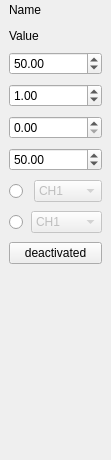
<?xml version="1.0" encoding="UTF-8"?>
<ui version="4.0">
 <class>SingleChannel</class>
 <widget class="QWidget" name="SingleChannel">
  <property name="geometry">
   <rect>
    <x>0</x>
    <y>0</y>
    <width>111</width>
    <height>460</height>
   </rect>
  </property>
  <property name="sizePolicy">
   <sizepolicy hsizetype="Preferred" vsizetype="Preferred">
    <horstretch>0</horstretch>
    <verstretch>0</verstretch>
   </sizepolicy>
  </property>
  <property name="windowTitle">
   <string>Form</string>
  </property>
  <layout class="QVBoxLayout" name="verticalLayout">
   <property name="spacing">
    <number>9</number>
   </property>
   <property name="sizeConstraint">
    <enum>QLayout::SetMinimumSize</enum>
   </property>
   <property name="leftMargin">
    <number>9</number>
   </property>
   <property name="topMargin">
    <number>0</number>
   </property>
   <property name="rightMargin">
    <number>9</number>
   </property>
   <property name="bottomMargin">
    <number>0</number>
   </property>
   <item>
    <widget class="QLabel" name="lbl_title">
     <property name="sizePolicy">
      <sizepolicy hsizetype="Minimum" vsizetype="Fixed">
       <horstretch>0</horstretch>
       <verstretch>0</verstretch>
      </sizepolicy>
     </property>
     <property name="minimumSize">
      <size>
       <width>0</width>
       <height>20</height>
      </size>
     </property>
     <property name="text">
      <string>Name</string>
     </property>
    </widget>
   </item>
   <item>
    <widget class="QLabel" name="lbl_output_value">
     <property name="text">
      <string>Value</string>
     </property>
    </widget>
   </item>
   <item>
    <widget class="QDoubleSpinBox" name="doubleSpinBox_amp">
     <property name="sizePolicy">
      <sizepolicy hsizetype="Minimum" vsizetype="Fixed">
       <horstretch>0</horstretch>
       <verstretch>0</verstretch>
      </sizepolicy>
     </property>
     <property name="minimumSize">
      <size>
       <width>0</width>
       <height>0</height>
      </size>
     </property>
     <property name="maximum">
      <double>500.000000000000000</double>
     </property>
     <property name="value">
      <double>50.000000000000000</double>
     </property>
    </widget>
   </item>
   <item>
    <widget class="QDoubleSpinBox" name="doubleSpinBox_freq">
     <property name="sizePolicy">
      <sizepolicy hsizetype="Minimum" vsizetype="Fixed">
       <horstretch>0</horstretch>
       <verstretch>0</verstretch>
      </sizepolicy>
     </property>
     <property name="minimumSize">
      <size>
       <width>0</width>
       <height>0</height>
      </size>
     </property>
     <property name="toolTip">
      <string>Frequency</string>
     </property>
     <property name="maximum">
      <double>500.000000000000000</double>
     </property>
     <property name="value">
      <double>1.000000000000000</double>
     </property>
    </widget>
   </item>
   <item>
    <widget class="QDoubleSpinBox" name="doubleSpinBox_phase">
     <property name="sizePolicy">
      <sizepolicy hsizetype="Minimum" vsizetype="Fixed">
       <horstretch>0</horstretch>
       <verstretch>0</verstretch>
      </sizepolicy>
     </property>
     <property name="minimumSize">
      <size>
       <width>0</width>
       <height>0</height>
      </size>
     </property>
     <property name="toolTip">
      <string>Phase</string>
     </property>
     <property name="maximum">
      <double>500.000000000000000</double>
     </property>
    </widget>
   </item>
   <item>
    <widget class="QDoubleSpinBox" name="doubleSpinBox_offset">
     <property name="sizePolicy">
      <sizepolicy hsizetype="Minimum" vsizetype="Fixed">
       <horstretch>0</horstretch>
       <verstretch>0</verstretch>
      </sizepolicy>
     </property>
     <property name="minimumSize">
      <size>
       <width>0</width>
       <height>0</height>
      </size>
     </property>
     <property name="toolTip">
      <string>Offset</string>
     </property>
     <property name="frame">
      <bool>true</bool>
     </property>
     <property name="maximum">
      <double>500.000000000000000</double>
     </property>
     <property name="stepType">
      <enum>QAbstractSpinBox::DefaultStepType</enum>
     </property>
     <property name="value">
      <double>50.000000000000000</double>
     </property>
    </widget>
   </item>
   <item>
    <layout class="QHBoxLayout" name="horizontalLayout">
     <property name="sizeConstraint">
      <enum>QLayout::SetMinimumSize</enum>
     </property>
     <item>
      <widget class="QRadioButton" name="radioButton">
       <property name="enabled">
        <bool>true</bool>
       </property>
       <property name="sizePolicy">
        <sizepolicy hsizetype="Fixed" vsizetype="Fixed">
         <horstretch>0</horstretch>
         <verstretch>0</verstretch>
        </sizepolicy>
       </property>
       <property name="minimumSize">
        <size>
         <width>16</width>
         <height>16</height>
        </size>
       </property>
       <property name="text">
        <string/>
       </property>
       <property name="autoExclusive">
        <bool>false</bool>
       </property>
      </widget>
     </item>
     <item>
      <widget class="QComboBox" name="comboBox_synchron">
       <property name="enabled">
        <bool>false</bool>
       </property>
       <property name="toolTip">
        <string>Channel synchron to...</string>
       </property>
       <item>
        <property name="text">
         <string>CH1</string>
        </property>
       </item>
      </widget>
     </item>
    </layout>
   </item>
   <item>
    <layout class="QHBoxLayout" name="horizontalLayout_2">
     <property name="spacing">
      <number>6</number>
     </property>
     <property name="sizeConstraint">
      <enum>QLayout::SetMinimumSize</enum>
     </property>
     <item>
      <widget class="QRadioButton" name="radioButton_2">
       <property name="enabled">
        <bool>true</bool>
       </property>
       <property name="sizePolicy">
        <sizepolicy hsizetype="Fixed" vsizetype="Fixed">
         <horstretch>0</horstretch>
         <verstretch>0</verstretch>
        </sizepolicy>
       </property>
       <property name="minimumSize">
        <size>
         <width>16</width>
         <height>16</height>
        </size>
       </property>
       <property name="text">
        <string/>
       </property>
       <property name="autoExclusive">
        <bool>false</bool>
       </property>
      </widget>
     </item>
     <item>
      <widget class="QComboBox" name="comboBox_antagonist">
       <property name="enabled">
        <bool>false</bool>
       </property>
       <property name="toolTip">
        <string>Channel antagonistic to...</string>
       </property>
       <item>
        <property name="text">
         <string>CH1</string>
        </property>
       </item>
      </widget>
     </item>
    </layout>
   </item>
   <item>
    <widget class="QPushButton" name="btn_activate">
     <property name="toolTip">
      <string>Activate output</string>
     </property>
     <property name="styleSheet">
      <string notr="true">background-color:'salmon'</string>
     </property>
     <property name="text">
      <string>deactivated</string>
     </property>
    </widget>
   </item>
   <item>
    <spacer name="verticalSpacer">
     <property name="orientation">
      <enum>Qt::Vertical</enum>
     </property>
     <property name="sizeHint" stdset="0">
      <size>
       <width>20</width>
       <height>40</height>
      </size>
     </property>
    </spacer>
   </item>
  </layout>
 </widget>
 <resources/>
 <connections/>
</ui>
